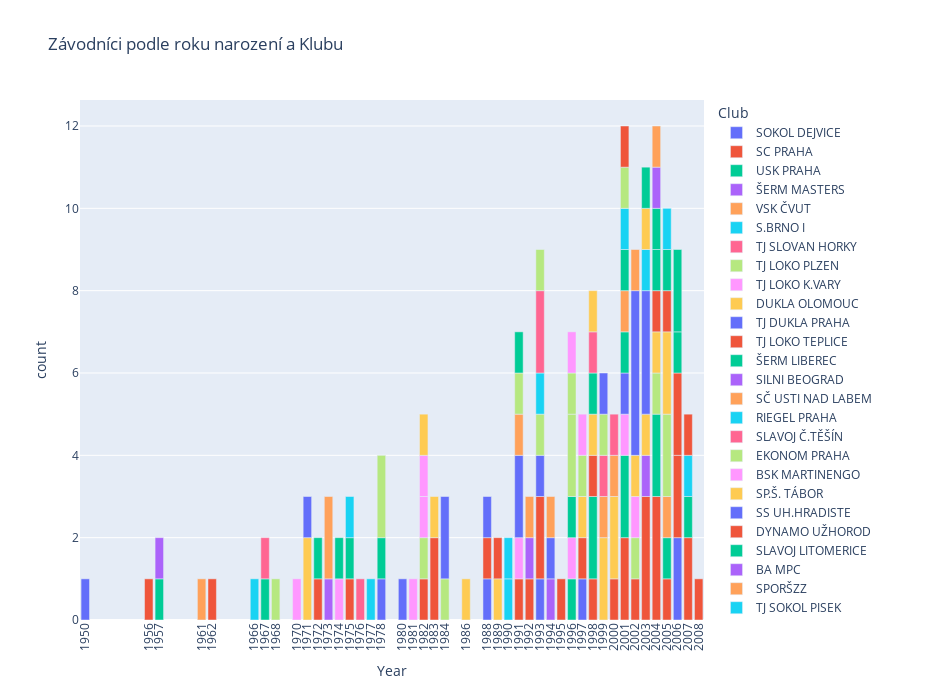

Source (notebook cell):
### Code cell
# obyčejný groupby podle dvou sloupců nestačí:
# d1 = df.groupby(['Year', "Club"])["Year"].count() 
# potřbeuju z toho udělat standardní dataframe se všemi popsanými řádky
# 1960 - Club - počet,, 1960 - Klub 2 - počet 2

#https://stackoverflow.com/questions/10373660/converting-a-pandas-groupby-output-from-series-to-dataframe
d2 = pd.DataFrame({'count' : df.groupby( [ 'Year', "Club"] ).size()}).reset_index()
#d2

fig = px.bar(d2, x= d2["Year"],
             y= d2["count"], 
             color = d2["Club"] ,
             #text_auto='.0s',       # případně můžu zap/vyp číselné popisky
             width=950, height=700,
             title="Závodníci podle roku narození a Klubu")

#fig.update_traces(textfont_size=12, textangle=0, cliponaxis=False)
fig.update_layout(xaxis = dict(tickvals = d2["Year"]))
fig.update_xaxes(tickangle=270)

fig.show()

pio.write_html(fig, file="vizualizace/V1_Year-Club.html", auto_open=True)

# ještě jde přidat dropdown například pro Pohlaví. případně checkboxy by byly super
# https://plotly.com/python/bar-charts/

### Figure 1 — Plotly figure (JSON) as saved in the notebook; plotly's stock layout.template omitted (floating-point values rounded to 4 significant figures; data arrays with more than 128 entries replaced by an {"elided": "..."} marker saying what was removed)
{"data": [{"alignmentgroup": "True", "hovertemplate": "Club=SOKOL DEJVICE<br>Year=%{x}<br>count=%{y}<extra></extra>", "legendgroup": "SOKOL DEJVICE", "marker": {"color": "#636efa", "pattern": {"shape": ""}}, "name": "SOKOL DEJVICE", "offsetgroup": "SOKOL DEJVICE", "orientation": "v", "showlegend": true, "textposition": "auto", "type": "bar", "x": [1950, 1978, 1988, 1993, 1997, 2006], "xaxis": "x", "y": [1, 1, 1, 1, 1, 2], "yaxis": "y"}, {"alignmentgroup": "True", "hovertemplate": "Club=SC PRAHA<br>Year=%{x}<br>count=%{y}<extra></extra>", "legendgroup": "SC PRAHA", "marker": {"color": "#EF553B", "pattern": {"shape": ""}}, "name": "SC PRAHA", "offsetgroup": "SC PRAHA", "orientation": "v", "showlegend": true, "textposition": "auto", "type": "bar", "x": [1956, 1962, 1975, 1982, 1983, 1988, 1991, 1992, 1993, 1995, 1997, 1998, 2000, 2001, 2002, 2003, 2004, 2005, 2006, 2007, 2008], "xaxis": "x", "y": [1, 1, 1, 1, 2, 1, 1, 1, 2, 1, 1, 1, 1, 2, 1, 3, 3, 1, 2, 2, 1], "yaxis": "y"}, {"alignmentgroup": "True", "hovertemplate": "Club=USK PRAHA<br>Year=%{x}<br>count=%{y}<extra></extra>", "legendgroup": "USK PRAHA", "marker": {"color": "#00cc96", "pattern": {"shape": ""}}, "name": "USK PRAHA", "offsetgroup": "USK PRAHA", "orientation": "v", "showlegend": true, "textposition": "auto", "type": "bar", "x": [1957, 1967, 1975, 1996, 1998, 2001, 2004, 2005], "xaxis": "x", "y": [1, 1, 1, 1, 2, 2, 2, 1], "yaxis": "y"}, {"alignmentgroup": "True", "hovertemplate": "Club=ŠERM MASTERS<br>Year=%{x}<br>count=%{y}<extra></extra>", "legendgroup": "ŠERM MASTERS", "marker": {"color": "#ab63fa", "pattern": {"shape": ""}}, "name": "ŠERM MASTERS", "offsetgroup": "ŠERM MASTERS", "orientation": "v", "showlegend": true, "textposition": "auto", "type": "bar", "x": [1957, 1994, 2003], "xaxis": "x", "y": [1, 1, 1], "yaxis": "y"}, {"alignmentgroup": "True", "hovertemplate": "Club=VSK ČVUT<br>Year=%{x}<br>count=%{y}<extra></extra>", "legendgroup": "VSK ČVUT", "marker": {"color": "#FFA15A", "pattern": {"shape": ""}}, "name": "VSK ČVUT", "offsetgroup": "VSK ČVUT", "orientation": "v", "showlegend": true, "textposition": "auto", "type": "bar", "x": [1961, 2005], "xaxis": "x", "y": [1, 1], "yaxis": "y"}, {"alignmentgroup": "True", "hovertemplate": "Club=S.BRNO I<br>Year=%{x}<br>count=%{y}<extra></extra>", "legendgroup": "S.BRNO I", "marker": {"color": "#19d3f3", "pattern": {"shape": ""}}, "name": "S.BRNO I", "offsetgroup": "S.BRNO I", "orientation": "v", "showlegend": true, "textposition": "auto", "type": "bar", "x": [1966, 1990], "xaxis": "x", "y": [1, 1], "yaxis": "y"}, {"alignmentgroup": "True", "hovertemplate": "Club=TJ SLOVAN HORKY<br>Year=%{x}<br>count=%{y}<extra></extra>", "legendgroup": "TJ SLOVAN HORKY", "marker": {"color": "#FF6692", "pattern": {"shape": ""}}, "name": "TJ SLOVAN HORKY", "offsetgroup": "TJ SLOVAN HORKY", "orientation": "v", "showlegend": true, "textposition": "auto", "type": "bar", "x": [1967], "xaxis": "x", "y": [1], "yaxis": "y"}, {"alignmentgroup": "True", "hovertemplate": "Club=TJ LOKO PLZEN<br>Year=%{x}<br>count=%{y}<extra></extra>", "legendgroup": "TJ LOKO PLZEN", "marker": {"color": "#B6E880", "pattern": {"shape": ""}}, "name": "TJ LOKO PLZEN", "offsetgroup": "TJ LOKO PLZEN", "orientation": "v", "showlegend": true, "textposition": "auto", "type": "bar", "x": [1968, 1982, 1984, 2002, 2004, 2005], "xaxis": "x", "y": [1, 1, 1, 1, 1, 2], "yaxis": "y"}, {"alignmentgroup": "True", "hovertemplate": "Club=TJ LOKO K.VARY<br>Year=%{x}<br>count=%{y}<extra></extra>", "legendgroup": "TJ LOKO K.VARY", "marker": {"color": "#FF97FF", "pattern": {"shape": ""}}, "name": "TJ LOKO K.VARY", "offsetgroup": "TJ LOKO K.VARY", "orientation": "v", "showlegend": true, "textposition": "auto", "type": "bar", "x": [1970, 1974, 1981, 1982, 1991, 1996, 2001, 2002], "xaxis": "x", "y": [1, 1, 1, 1, 1, 1, 1, 1], "yaxis": "y"}, {"alignmentgroup": "True", "hovertemplate": "Club=DUKLA OLOMOUC<br>Year=%{x}<br>count=%{y}<extra></extra>", "legendgroup": "DUKLA OLOMOUC", "marker": {"color": "#FECB52", "pattern": {"shape": ""}}, "name": "DUKLA OLOMOUC", "offsetgroup": "DUKLA OLOMOUC", "orientation": "v", "showlegend": true, "textposition": "auto", "type": "bar", "x": [1971, 1983, 1986, 1989, 1997, 1999, 2000, 2002, 2003, 2004, 2005], "xaxis": "x", "y": [2, 1, 1, 1, 1, 2, 2, 1, 1, 1, 2], "yaxis": "y"}, {"alignmentgroup": "True", "hovertemplate": "Club=TJ DUKLA PRAHA<br>Year=%{x}<br>count=%{y}<extra></extra>", "legendgroup": "TJ DUKLA PRAHA", "marker": {"color": "#636efa", "pattern": {"shape": ""}}, "name": "TJ DUKLA PRAHA", "offsetgroup": "TJ DUKLA PRAHA", "orientation": "v", "showlegend": true, "textposition": "auto", "type": "bar", "x": [1971, 1980, 1991, 1993, 1994, 2001, 2002, 2003], "xaxis": "x", "y": [1, 1, 2, 1, 1, 1, 4, 3], "yaxis": "y"}, {"alignmentgroup": "True", "hovertemplate": "Club=TJ LOKO TEPLICE<br>Year=%{x}<br>count=%{y}<extra></extra>", "legendgroup": "TJ LOKO TEPLICE", "marker": {"color": "#EF553B", "pattern": {"shape": ""}}, "name": "TJ LOKO TEPLICE", "offsetgroup": "TJ LOKO TEPLICE", "orientation": "v", "showlegend": true, "textposition": "auto", "type": "bar", "x": [1972, 1998, 2004, 2005, 2006], "xaxis": "x", "y": [1, 1, 1, 1, 2], "yaxis": "y"}, {"alignmentgroup": "True", "hovertemplate": "Club=ŠERM LIBEREC<br>Year=%{x}<br>count=%{y}<extra></extra>", "legendgroup": "ŠERM LIBEREC", "marker": {"color": "#00cc96", "pattern": {"shape": ""}}, "name": "ŠERM LIBEREC", "offsetgroup": "ŠERM LIBEREC", "orientation": "v", "showlegend": true, "textposition": "auto", "type": "bar", "x": [1972, 1974, 1978, 1996, 2001, 2004, 2006, 2007], "xaxis": "x", "y": [1, 1, 1, 1, 1, 1, 1, 1], "yaxis": "y"}, {"alignmentgroup": "True", "hovertemplate": "Club=SILNI BEOGRAD<br>Year=%{x}<br>count=%{y}<extra></extra>", "legendgroup": "SILNI BEOGRAD", "marker": {"color": "#ab63fa", "pattern": {"shape": ""}}, "name": "SILNI BEOGRAD", "offsetgroup": "SILNI BEOGRAD", "orientation": "v", "showlegend": true, "textposition": "auto", "type": "bar", "x": [1973], "xaxis": "x", "y": [1], "yaxis": "y"}, {"alignmentgroup": "True", "hovertemplate": "Club=SČ USTI NAD LABEM<br>Year=%{x}<br>count=%{y}<extra></extra>", "legendgroup": "SČ USTI NAD LABEM", "marker": {"color": "#FFA15A", "pattern": {"shape": ""}}, "name": "SČ USTI NAD LABEM", "offsetgroup": "SČ USTI NAD LABEM", "orientation": "v", "showlegend": true, "textposition": "auto", "type": "bar", "x": [1973, 1991, 1999, 2001, 2002], "xaxis": "x", "y": [2, 1, 1, 1, 1], "yaxis": "y"}, {"alignmentgroup": "True", "hovertemplate": "Club=RIEGEL PRAHA<br>Year=%{x}<br>count=%{y}<extra></extra>", "legendgroup": "RIEGEL PRAHA", "marker": {"color": "#19d3f3", "pattern": {"shape": ""}}, "name": "RIEGEL PRAHA", "offsetgroup": "RIEGEL PRAHA", "orientation": "v", "showlegend": true, "textposition": "auto", "type": "bar", "x": [1975, 1977, 1990, 2003], "xaxis": "x", "y": [1, 1, 1, 1], "yaxis": "y"}, {"alignmentgroup": "True", "hovertemplate": "Club=SLAVOJ Č.TĚŠÍN<br>Year=%{x}<br>count=%{y}<extra></extra>", "legendgroup": "SLAVOJ Č.TĚŠÍN", "marker": {"color": "#FF6692", "pattern": {"shape": ""}}, "name": "SLAVOJ Č.TĚŠÍN", "offsetgroup": "SLAVOJ Č.TĚŠÍN", "orientation": "v", "showlegend": true, "textposition": "auto", "type": "bar", "x": [1976], "xaxis": "x", "y": [1], "yaxis": "y"}, {"alignmentgroup": "True", "hovertemplate": "Club=EKONOM PRAHA<br>Year=%{x}<br>count=%{y}<extra></extra>", "legendgroup": "EKONOM PRAHA", "marker": {"color": "#B6E880", "pattern": {"shape": ""}}, "name": "EKONOM PRAHA", "offsetgroup": "EKONOM PRAHA", "orientation": "v", "showlegend": true, "textposition": "auto", "type": "bar", "x": [1978, 1991, 1993, 1996, 1997], "xaxis": "x", "y": [2, 1, 1, 2, 1], "yaxis": "y"}, {"alignmentgroup": "True", "hovertemplate": "Club=BSK MARTINENGO<br>Year=%{x}<br>count=%{y}<extra></extra>", "legendgroup": "BSK MARTINENGO", "marker": {"color": "#FF97FF", "pattern": {"shape": ""}}, "name": "BSK MARTINENGO", "offsetgroup": "BSK MARTINENGO", "orientation": "v", "showlegend": true, "textposition": "auto", "type": "bar", "x": [1982, 1997], "xaxis": "x", "y": [1, 1], "yaxis": "y"}, {"alignmentgroup": "True", "hovertemplate": "Club=SP.Š. TÁBOR<br>Year=%{x}<br>count=%{y}<extra></extra>", "legendgroup": "SP.Š. TÁBOR", "marker": {"color": "#FECB52", "pattern": {"shape": ""}}, "name": "SP.Š. TÁBOR", "offsetgroup": "SP.Š. TÁBOR", "orientation": "v", "showlegend": true, "textposition": "auto", "type": "bar", "x": [1982, 1998, 2003], "xaxis": "x", "y": [1, 1, 1], "yaxis": "y"}, {"alignmentgroup": "True", "hovertemplate": "Club=SS UH.HRADISTE<br>Year=%{x}<br>count=%{y}<extra></extra>", "legendgroup": "SS UH.HRADISTE", "marker": {"color": "#636efa", "pattern": {"shape": ""}}, "name": "SS UH.HRADISTE", "offsetgroup": "SS UH.HRADISTE", "orientation": "v", "showlegend": true, "textposition": "auto", "type": "bar", "x": [1984, 1988], "xaxis": "x", "y": [2, 1], "yaxis": "y"}, {"alignmentgroup": "True", "hovertemplate": "Club=DYNAMO UŽHOROD<br>Year=%{x}<br>count=%{y}<extra></extra>", "legendgroup": "DYNAMO UŽHOROD", "marker": {"color": "#EF553B", "pattern": {"shape": ""}}, "name": "DYNAMO UŽHOROD", "offsetgroup": "DYNAMO UŽHOROD", "orientation": "v", "showlegend": true, "textposition": "auto", "type": "bar", "x": [1989], "xaxis": "x", "y": [1], "yaxis": "y"}, {"alignmentgroup": "True", "hovertemplate": "Club=SLAVOJ LITOMERICE<br>Year=%{x}<br>count=%{y}<extra></extra>", "legendgroup": "SLAVOJ LITOMERICE", "marker": {"color": "#00cc96", "pattern": {"shape": ""}}, "name": "SLAVOJ LITOMERICE", "offsetgroup": "SLAVOJ LITOMERICE", "orientation": "v", "showlegend": true, "textposition": "auto", "type": "bar", "x": [1991, 1998, 2001], "xaxis": "x", "y": [1, 1, 1], "yaxis": "y"}, {"alignmentgroup": "True", "hovertemplate": "Club=BA MPC<br>Year=%{x}<br>count=%{y}<extra></extra>", "legendgroup": "BA MPC", "marker": {"color": "#ab63fa", "pattern": {"shape": ""}}, "name": "BA MPC", "offsetgroup": "BA MPC", "orientation": "v", "showlegend": true, "textposition": "auto", "type": "bar", "x": [1992], "xaxis": "x", "y": [1], "yaxis": "y"}, {"alignmentgroup": "True", "hovertemplate": "Club=SPORŠZZ<br>Year=%{x}<br>count=%{y}<extra></extra>", "legendgroup": "SPORŠZZ", "marker": {"color": "#FFA15A", "pattern": {"shape": ""}}, "name": "SPORŠZZ", "offsetgroup": "SPORŠZZ", "orientation": "v", "showlegend": true, "textposition": "auto", "type": "bar", "x": [1992, 1994, 2000], "xaxis": "x", "y": [1, 1, 1], "yaxis": "y"}, {"alignmentgroup": "True", "hovertemplate": "Club=TJ SOKOL PISEK<br>Year=%{x}<br>count=%{y}<extra></extra>", "legendgroup": "TJ SOKOL PISEK", "marker": {"color": "#19d3f3", "pattern": {"shape": ""}}, "name": "TJ SOKOL PISEK", "offsetgroup": "TJ SOKOL PISEK", "orientation": "v", "showlegend": true, "textposition": "auto", "type": "bar", "x": [1993, 2001, 2007], "xaxis": "x", "y": [1, 1, 1], "yaxis": "y"}, {"alignmentgroup": "True", "hovertemplate": "Club=VSK HUMANITA<br>Year=%{x}<br>count=%{y}<extra></extra>", "legendgroup": "VSK HUMANITA", "marker": {"color": "#FF6692", "pattern": {"shape": ""}}, "name": "VSK HUMANITA", "offsetgroup": "VSK HUMANITA", "orientation": "v", "showlegend": true, "textposition": "auto", "type": "bar", "x": [1993, 1998, 1999, 2000], "xaxis": "x", "y": [2, 1, 1, 1], "yaxis": "y"}, {"alignmentgroup": "True", "hovertemplate": "Club=VUT BRNO<br>Year=%{x}<br>count=%{y}<extra></extra>", "legendgroup": "VUT BRNO", "marker": {"color": "#B6E880", "pattern": {"shape": ""}}, "name": "VUT BRNO", "offsetgroup": "VUT BRNO", "orientation": "v", "showlegend": true, "textposition": "auto", "type": "bar", "x": [1993, 1996, 1999, 2001], "xaxis": "x", "y": [1, 1, 1, 1], "yaxis": "y"}, {"alignmentgroup": "True", "hovertemplate": "Club=AUT<br>Year=%{x}<br>count=%{y}<extra></extra>", "legendgroup": "AUT", "marker": {"color": "#FF97FF", "pattern": {"shape": ""}}, "name": "AUT", "offsetgroup": "AUT", "orientation": "v", "showlegend": true, "textposition": "auto", "type": "bar", "x": [1996], "xaxis": "x", "y": [1], "yaxis": "y"}, {"alignmentgroup": "True", "hovertemplate": "Club=AKADÉMIA ŠERMU BRATISLAVA<br>Year=%{x}<br>count=%{y}<extra></extra>", "legendgroup": "AKADÉMIA ŠERMU BRATISLAVA", "marker": {"color": "#FECB52", "pattern": {"shape": ""}}, "name": "AKADÉMIA ŠERMU BRATISLAVA", "offsetgroup": "AKADÉMIA ŠERMU BRATISLAVA", "orientation": "v", "showlegend": true, "textposition": "auto", "type": "bar", "x": [1998], "xaxis": "x", "y": [1], "yaxis": "y"}, {"alignmentgroup": "True", "hovertemplate": "Club=TBILISI<br>Year=%{x}<br>count=%{y}<extra></extra>", "legendgroup": "TBILISI", "marker": {"color": "#636efa", "pattern": {"shape": ""}}, "name": "TBILISI", "offsetgroup": "TBILISI", "orientation": "v", "showlegend": true, "textposition": "auto", "type": "bar", "x": [1999], "xaxis": "x", "y": [1], "yaxis": "y"}, {"alignmentgroup": "True", "hovertemplate": "Club=SOKOL PLZEN<br>Year=%{x}<br>count=%{y}<extra></extra>", "legendgroup": "SOKOL PLZEN", "marker": {"color": "#EF553B", "pattern": {"shape": ""}}, "name": "SOKOL PLZEN", "offsetgroup": "SOKOL PLZEN", "orientation": "v", "showlegend": true, "textposition": "auto", "type": "bar", "x": [2001, 2007], "xaxis": "x", "y": [1, 1], "yaxis": "y"}, {"alignmentgroup": "True", "hovertemplate": "Club=1.FC BELA POD BEZ<br>Year=%{x}<br>count=%{y}<extra></extra>", "legendgroup": "1.FC BELA POD BEZ", "marker": {"color": "#00cc96", "pattern": {"shape": ""}}, "name": "1.FC BELA POD BEZ", "offsetgroup": "1.FC BELA POD BEZ", "orientation": "v", "showlegend": true, "textposition": "auto", "type": "bar", "x": [2003, 2004, 2005, 2006], "xaxis": "x", "y": [1, 1, 1, 2], "yaxis": "y"}, {"alignmentgroup": "True", "hovertemplate": "Club=LAŠSSKFZ<br>Year=%{x}<br>count=%{y}<extra></extra>", "legendgroup": "LAŠSSKFZ", "marker": {"color": "#ab63fa", "pattern": {"shape": ""}}, "name": "LAŠSSKFZ", "offsetgroup": "LAŠSSKFZ", "orientation": "v", "showlegend": true, "textposition": "auto", "type": "bar", "x": [2004], "xaxis": "x", "y": [1], "yaxis": "y"}, {"alignmentgroup": "True", "hovertemplate": "Club=OREL HR.KR.<br>Year=%{x}<br>count=%{y}<extra></extra>", "legendgroup": "OREL HR.KR.", "marker": {"color": "#FFA15A", "pattern": {"shape": ""}}, "name": "OREL HR.KR.", "offsetgroup": "OREL HR.KR.", "orientation": "v", "showlegend": true, "textposition": "auto", "type": "bar", "x": [2004], "xaxis": "x", "y": [1], "yaxis": "y"}, {"alignmentgroup": "True", "hovertemplate": "Club=POL<br>Year=%{x}<br>count=%{y}<extra></extra>", "legendgroup": "POL", "marker": {"color": "#19d3f3", "pattern": {"shape": ""}}, "name": "POL", "offsetgroup": "POL", "orientation": "v", "showlegend": true, "textposition": "auto", "type": "bar", "x": [2005], "xaxis": "x", "y": [1], "yaxis": "y"}], "layout": {"barmode": "relative", "height": 700, "legend": {"title": {"text": "Club"}, "tracegroupgap": 0}, "title": {"text": "Závodníci podle roku narození a Klubu"}, "width": 950, "xaxis": {"anchor": "y", "autorange": true, "domain": [0, 1], "range": [1950.0, 2008.0], "tickangle": -90, "tickvals": {"elided": "143 int values"}, "title": {"text": "Year"}, "type": "linear"}, "yaxis": {"anchor": "x", "autorange": true, "domain": [0, 1], "range": [0, 12.63], "title": {"text": "count"}, "type": "linear"}}}
